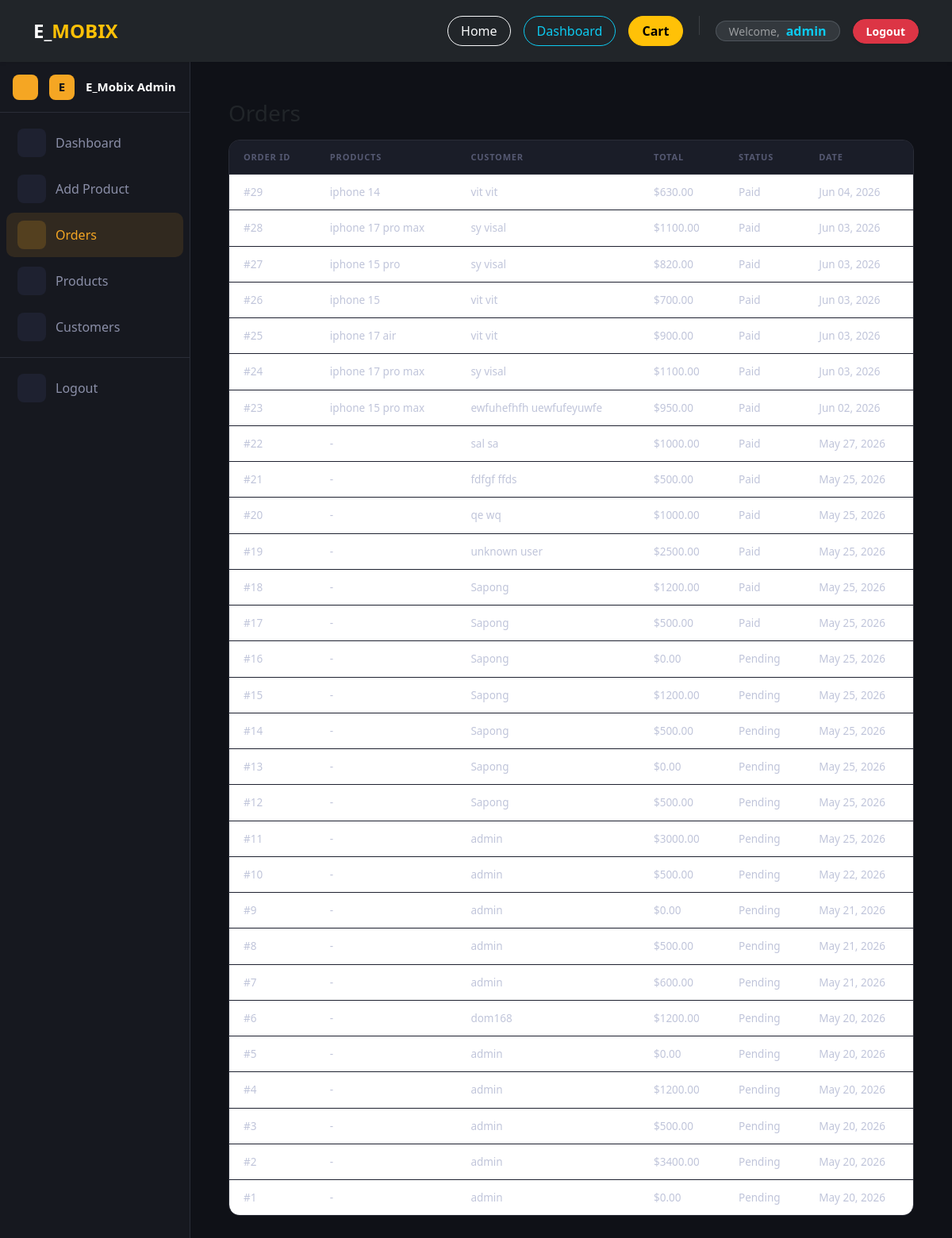
Screenshot of /dashboard/orders/ (signed in) with the database file from the repository.
### orders/models.py (models this page shows, shortened)
class Order(models.Model):
    STATUS_CHOICES = [
        ('pending',   'Pending'),
        ('paid',      'Paid'),
        ('shipped',   'Shipped'),
        ('cancelled', 'Cancelled'),
    ]
    status = models.CharField(max_length=20, choices=STATUS_CHOICES, default='pending')
    full_name = models.CharField(max_length=200, blank=True)
    phone = models.CharField(max_length=20, blank=True)
    address = models.TextField(blank=True)
    city = models.CharField(max_length=100, blank=True)
    notified = models.BooleanField(default=False)
    user = models.ForeignKey(User, on_delete=models.CASCADE)
    total = models.DecimalField(max_digits=10, decimal_places=2, default=0)
    created_at = models.DateTimeField(auto_now_add=True)

class OrderItem(models.Model):
    order = models.ForeignKey(Order, on_delete=models.CASCADE, related_name='items')
    product = models.ForeignKey(Product, on_delete=models.CASCADE)
    variant = models.ForeignKey(ProductVariant, on_delete=models.SET_NULL, null=True, blank=True)
    qty = models.IntegerField(default=1)
    price = models.DecimalField(max_digits=10, decimal_places=2)

### products/models.py (models this page shows, shortened)
class Product(models.Model):
    name = models.CharField(max_length=200)
    price = models.DecimalField(max_digits=10, decimal_places=2)
    description = models.TextField(blank=True)
    image = models.ImageField(upload_to='products/')
    stock = models.IntegerField(default=0)
    created_at = models.DateTimeField(auto_now_add=True)

### dashboard/views.py (the view)
# urls.py: path('orders/', views.dashboard_orders, name='dashboard_orders'),
@staff_required
def dashboard_orders(request):
    orders = Order.objects.all().order_by('-created_at')
    return render(request, 'dashboard/orders.html', {
        'orders': orders,
        'active_tab': 'orders'
    })

### dashboard/views.py (called while the page is built)
def staff_required(view_func):
    @functools.wraps(view_func)
    @login_required
    def wrapper(request, *args, **kwargs):
        if not request.user.is_staff:
            return redirect('home')
        return view_func(request, *args, **kwargs)
    return wrapper

### templates/dashboard/orders.html (shortened to what this page needs)
{% extends "base.html" %}
{% block content %}
<div class="d-flex">
  <div id="sidebar">
    <div class="sidebar-brand">
      <button id="sidebarToggle" onclick="document.getElementById('sidebar').classList.toggle('collapsed')">
      </button>
      <div class="brand-icon ms-1">E</div>
      <span class="brand-text ms-1">E_Mobix Admin</span>
    </div>
    <div class="py-2">
      <a class="nav-item-custom" href="{% url 'dashboard' %}">
        <span class="nav-icon"></span>
        <span class="nav-label">Dashboard</span>
      </a>
      <a class="nav-item-custom" href="{% url 'add_product' %}">
        <span class="nav-icon"></span>
        <span class="nav-label">Add Product</span>
      </a>
      <a class="nav-item-custom active" href="{% url 'dashboard_orders' %}">
        <span class="nav-icon"></span>
        <span class="nav-label">Orders</span>
      </a>
      <a class="nav-item-custom" href="{% url 'dashboard_products' %}">
        <span class="nav-icon"></span>
        <span class="nav-label">Products</span>
      </a>
      <a class="nav-item-custom" href="{% url 'dashboard_customers' %}">
        <span class="nav-icon"></span>
        <span class="nav-label">Customers</span>
      </a>
    </div>
    <div class="sidebar-footer mt-auto">
      <a class="nav-item-custom" href="{% url 'logout' %}">
        <span class="nav-icon"></span>
        <span class="nav-label">Logout</span>
      </a>
    </div>
  </div>
  <div id="main" class="flex-grow-1 p-4">
    <div class="p-4">
      <h3 class="mb-3">Orders</h3>
      <div class="table-wrap">
        <table class="table">
          <thead>
            <tr><th>Order ID</th><th>Products</th><th>Customer</th><th>Total</th><th>Status</th><th>Date</th></tr>
          </thead>
          <tbody>
            {% for o in orders %}
            <tr>
              <td>#{{ o.id }}</td>
              <td>
                {% with items=o.items.all %}
                  {% if items %}
                    {{ items.0.product.name }}{% if items|length > 1 %} +{{ items|length|add:"-1" }} more{% endif %}
                  {% else %}
                    -
                  {% endif %}
                {% endwith %}
              </td>
              <td>{{ o.full_name|default:o.user.username }}</td>
              <td>${{ o.total }}</td>
              <td>{{ o.get_status_display }}</td>
              <td>{{ o.created_at|date:"M d, Y" }}</td>
            </tr>
            {% empty %}
            <tr><td colspan="5" class="text-center">No orders</td></tr>
            {% endfor %}
          </tbody>
        </table>
      </div>
    </div>
  </div>
</div>
{% endblock %}

### templates/base.html (shortened to what this page needs)
<!DOCTYPE html>
<html lang="en">
<head>
    <link href="https://cdn.jsdelivr.net/npm/bootstrap@5.3.0/dist/css/bootstrap.min.css" rel="stylesheet">
</head>
<body>
<nav class="navbar navbar-expand-lg navbar-dark bg-dark shadow-sm py-3 mb-0">
    <div class="container">
        <a class="navbar-brand fw-bold fs-4 text-uppercase tracking-wider" href="/">
            <span class="text-white">E_</span><span class="text-warning">Mobix</span>
        </a>
        <div class="collapse navbar-collapse justify-content-end" id="navbarNav">
            <div class="d-flex align-items-center gap-3 mt-3 mt-lg-0">
                <a href="/" class="btn btn-outline-light px-3 rounded-pill">Home</a>
                {% if user.is_authenticated and user.is_staff %}
                    <a href="{% url 'dashboard' %}" class="btn btn-outline-info px-3 rounded-pill">
                         Dashboard
                    </a>
                {% endif %}
                <a href="/cart/" class="btn btn-warning px-3 rounded-pill position-relative fw-bold">
                     Cart
                </a>
                {% if user.is_authenticated %}
                    <div class="d-flex align-items-center gap-2 bg-secondary bg-opacity-25 px-3 py-1.5 rounded-pill border border-secondary border-opacity-50">
                        <span class="text-white-50 small">Welcome,</span>
                        <span class="fw-bold text-info">{{ user.username }}</span>
                    </div>
                    <a href="{% url 'logout' %}" class="btn btn-danger px-3 rounded-pill shadow-sm btn-sm fw-bold">Logout</a>
                {% else %}
                    <a href="{% url 'login' %}" class="btn btn-outline-info px-3 rounded-pill btn-sm">Login</a>
                    <a href="{% url 'register' %}" class="btn btn-success px-3 rounded-pill btn-sm fw-bold shadow-sm">Register</a>
                {% endif %}
            </div>
        </div>
    </div>
</nav>
<div class="container-fluid px-0">
    {% block content %}{% endblock %}
</div>
</body>
</html>

### templates/base.html (style rules this page uses)
html, body { margin: 0; padding: 0; min-height: 100%; }
body { background: #f4f6f9; }
.navbar { box-shadow: 0 2px 10px rgba(0,0,0,0.1); position: sticky; z-index: 1000; top: 0; }

### templates/dashboard/orders.html (style rules this page uses)
body { background: #0f1117; }
#sidebar { width: 240px; min-height: calc(100vh - 72px); background: #16181f; border-right: 1px solid #2a2d38; transition: width 0.28s ease; overflow: hidden; white-space: nowrap; }
.sidebar-brand { height: 64px; display: flex; align-items: center; gap: 10px; padding: 0 16px; border-bottom: 1px solid #2a2d38; }
.brand-icon { width: 32px; height: 32px; min-width: 32px; background: #f5a623; border-radius: 8px; display: grid; place-items: center; font-weight: 800; font-size: 15px; color: #0f1117; }
.brand-text { color: #fff; font-weight: 700; font-size: 15px; transition: opacity .2s; }
.nav-item-custom { display: flex; align-items: center; gap: 12px; padding: 10px 14px; color: #8b8fa8; text-decoration: none; border-radius: 10px; margin: 2px 8px; transition: background .18s, color .18s; }
.nav-item-custom.active { background: rgba(245,166,35,.12); color: #f5a623; }
.nav-icon { width: 36px; height: 36px; min-width: 36px; background: #1e2130; border-radius: 8px; display: grid; place-items: center; font-size: 17px; }
.nav-item-custom.active .nav-icon { background: rgba(245,166,35,.18); }
.sidebar-footer { border-top: 1px solid #2a2d38; padding: 8px 0; }
#sidebarToggle { background: #f5a623; border: none; width: 32px; height: 32px; border-radius: 8px; display: grid; place-items: center; color: #0f1117; cursor: pointer; flex-shrink: 0; }
#main { flex: 1; padding: 28px 32px; overflow-x: hidden; }
.table-wrap { background: #16181f; border: 1px solid #2a2d38; border-radius: 14px; overflow: hidden; }
.table { margin-bottom: 0; font-size: 13.5px; }
.table thead th { background: #1a1d28; color: #555972; font-size: 11px; text-transform: uppercase; letter-spacing: .8px; border-bottom: 1px solid #2a2d38 !important; padding: 13px 18px; }
.table tbody tr { border-color: #1e2130; }
.table tbody tr:last-child td { border-bottom: none; }
.table td { padding: 12px 18px; color: #c0c5da; vertical-align: middle; border-color: #1e2130; }

### rows the page displays
Order: id "29", items.all.0.product.name "iphone 14", full_name "vit vit", total "630.00", status "Paid", created_at "Jun 04, 2026"
Order: id "28", items.all.0.product.name "iphone 17 pro max", full_name "sy visal", total "1100.00", status "Paid", created_at "Jun 03, 2026"
Order: id "27", items.all.0.product.name "iphone 15 pro", full_name "sy visal", total "820.00", status "Paid", created_at "Jun 03, 2026"
Order: id "26", items.all.0.product.name "iphone 15", full_name "vit vit", total "700.00", status "Paid", created_at "Jun 03, 2026"
Order: id "25", items.all.0.product.name "iphone 17 air", full_name "vit vit", total "900.00", status "Paid", created_at "Jun 03, 2026"
Order: id "24", items.all.0.product.name "iphone 17 pro max", full_name "sy visal", total "1100.00", status "Paid", created_at "Jun 03, 2026"
Order: id "23", items.all.0.product.name "iphone 15 pro max", full_name "ewfuhefhfh uewfufeyuwfe", total "950.00", status "Paid", created_at "Jun 02, 2026"
Order: id "22", full_name "sal sa", total "1000.00", status "Paid", created_at "May 27, 2026"
Order: id "21", full_name "fdfgf ffds", total "500.00", status "Paid", created_at "May 25, 2026"
Order: id "20", full_name "qe wq", total "1000.00", status "Paid", created_at "May 25, 2026"
Order: id "19", full_name "unknown user", total "2500.00", status "Paid", created_at "May 25, 2026"
Order: id "18", full_name "Sapong", total "1200.00", status "Paid", created_at "May 25, 2026"
Order: id "17", full_name "Sapong", total "500.00", status "Paid", created_at "May 25, 2026"
Order: id "16", full_name "Sapong", total "0.00", status "Pending", created_at "May 25, 2026"
Order: id "15", full_name "Sapong", total "1200.00", status "Pending", created_at "May 25, 2026"
Order: id "14", full_name "Sapong", total "500.00", status "Pending", created_at "May 25, 2026"
Order: id "13", full_name "Sapong", total "0.00", status "Pending", created_at "May 25, 2026"
Order: id "12", full_name "Sapong", total "500.00", status "Pending", created_at "May 25, 2026"
Order: id "11", full_name "admin", total "3000.00", status "Pending", created_at "May 25, 2026"
Order: id "10", full_name "admin", total "500.00", status "Pending", created_at "May 22, 2026"
Order: id "9", full_name "admin", total "0.00", status "Pending", created_at "May 21, 2026"
Order: id "8", full_name "admin", total "500.00", status "Pending", created_at "May 21, 2026"
Order: id "7", full_name "admin", total "600.00", status "Pending", created_at "May 21, 2026"
Order: id "6", full_name "dom168", total "1200.00", status "Pending", created_at "May 20, 2026"
Order: id "5", full_name "admin", total "0.00", status "Pending", created_at "May 20, 2026"
Order: id "4", full_name "admin", total "1200.00", status "Pending", created_at "May 20, 2026"
Order: id "3", full_name "admin", total "500.00", status "Pending", created_at "May 20, 2026"
Order: id "2", full_name "admin", total "3400.00", status "Pending", created_at "May 20, 2026"
Order: id "1", full_name "admin", total "0.00", status "Pending", created_at "May 20, 2026"

### other values shown
{{ user.username }} "admin"
